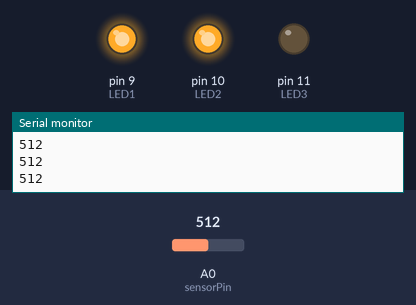
The sketch below on a simulated Arduino Uno, built with avr-gcc and run on an emulated ATmega328P. On the bench: output pins drawn as LEDs (lit = HIGH), the last lines printed to the serial monitor. The test bench sets the inputs (shaded band); at power-on: A0 (sensorPin) = 512.

Above: at 1.2 s.
1.3 s: A0 (sensorPin) set to 716
At 1.6 s:
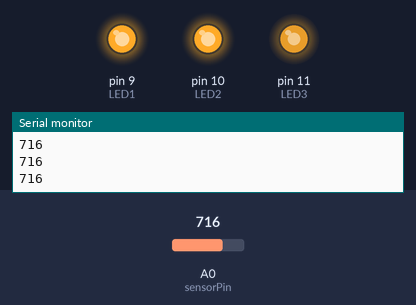
2.8 s: A0 (sensorPin) set to 755
At 4.0 s:
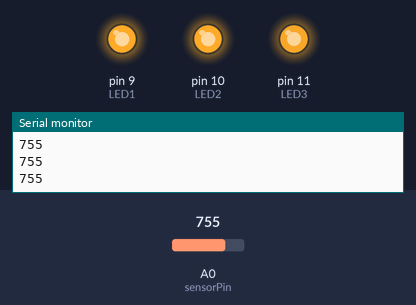
4.3 s: A0 (sensorPin) set to 768
At 5.2 s:
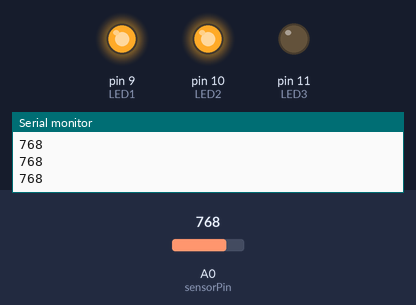
5.8 s: A0 (sensorPin) set to 900
At 6.4 s:
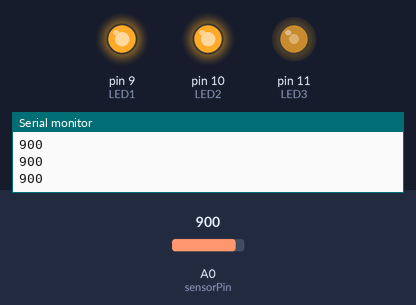
7.3 s: A0 (sensorPin) set to 306
At 8.5 s:
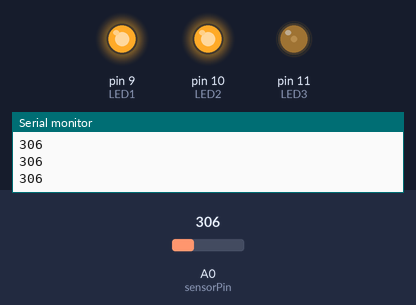
8.8 s: A0 (sensorPin) set to 122
At 9.9 s:
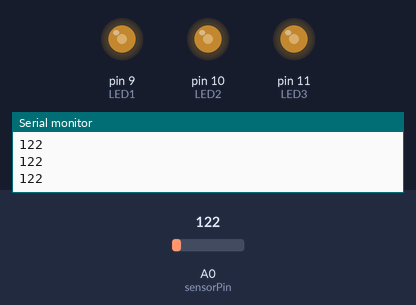
Timing chart, 0 to 11.3 s (numbered marks = the images above; inputs shaded):
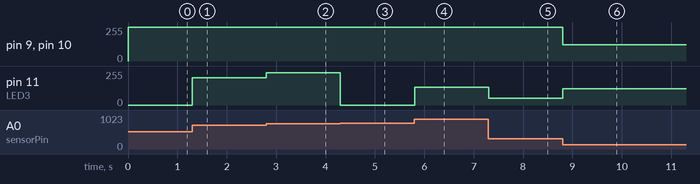

Measured:
- the behaviour switches between 767 and 768 on A0 (sensorPin) (found by bisection; images 2 and 3)
- after the input at 1.3 s, pin 11 (LED3): 0/255 → 204/255 at once
- after the input at 2.8 s, pin 11 (LED3): 204/255 → 243/255 at once
- after the input at 4.3 s, pin 11 (LED3): 243/255 → 0/255 at once
- after the input at 5.8 s, pin 11 (LED3): 0/255 → 132/255 at once
- after the input at 7.3 s, pin 11 (LED3): 132/255 → 50/255 at once
- after the input at 8.8 s, pin 9 (LED1), pin 10 (LED2): 255/255 → 122/255 at once; pin 11 (LED3): 50/255 → 122/255 at once

The sketch:

Sensor_test.ino
```cpp
int sensorPin = A0;
int LED1= 9;
int LED2= 10;
int LED3= 11;
int sensorValue = 0;

void setup(){
  pinMode(LED1, OUTPUT);
  pinMode(LED2, OUTPUT);
  pinMode(LED3, OUTPUT);
  pinMode(sensorPin, INPUT);
  Serial.begin(9600);
}

void loop(){
  sensorValue = analogRead(sensorPin);
  analogWrite(LED1, sensorValue);
   analogWrite(LED2, sensorValue);
    analogWrite(LED3, sensorValue);

  Serial.println(sensorValue);

}
```
